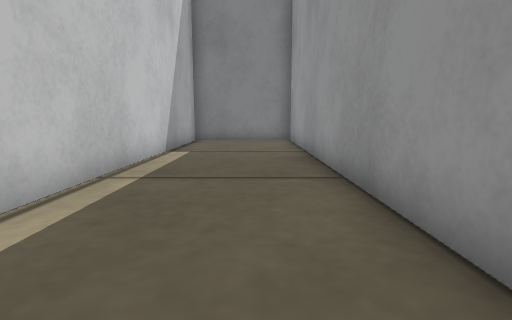
[1] (above)

18 first-person views from a walk through a Gazebo world. The camera is 0.5 m above the floor, tilts 8° down and sees 80° across. The floor is counted in squares, 0.5 m on a side. Each view is taken from the middle of a square. On the plan, view 1 faces up. The plan holds only what a view shows up to about 12 squares ahead; the rest is blank. Simple shapes stand in for some stock models. Surface patterns are stand-ins for the level's own textures.

[2]
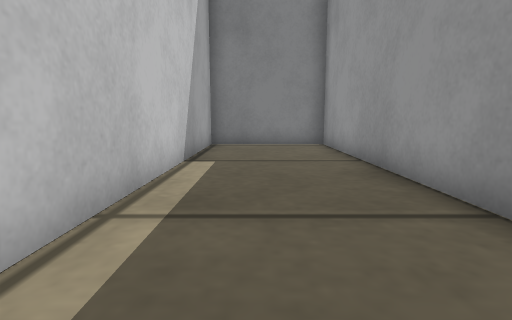

[3]
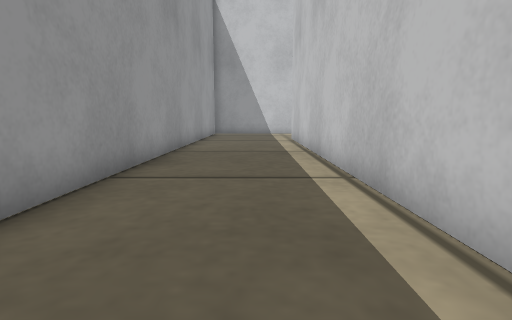

[4]
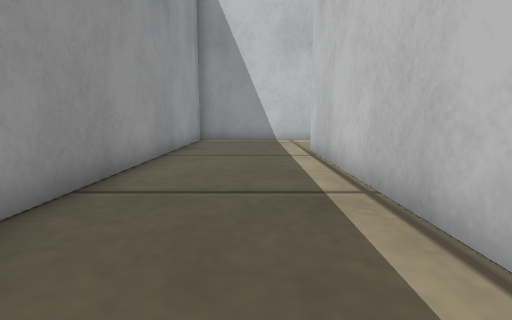

[5]
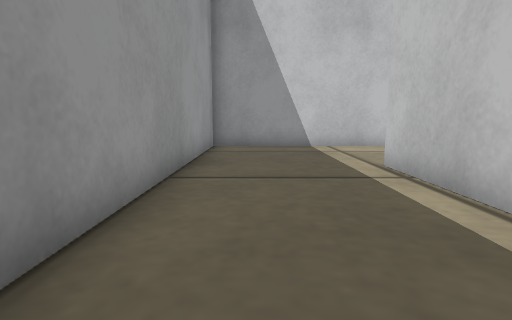

[6]
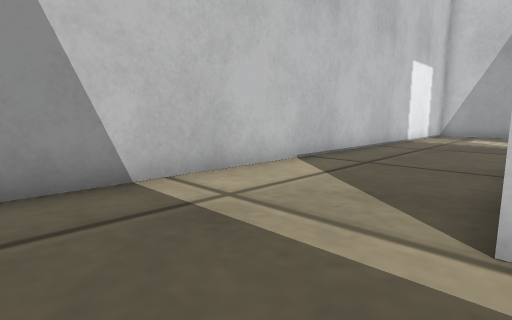

[7]
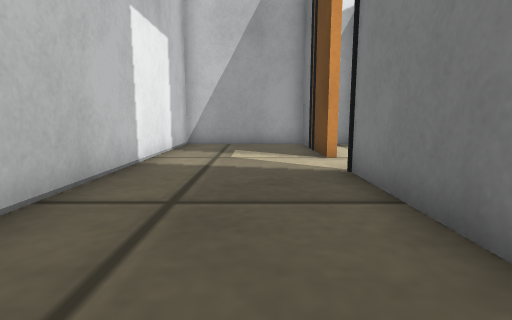

[8]
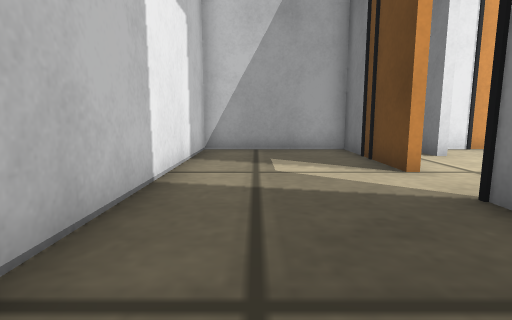

[9]
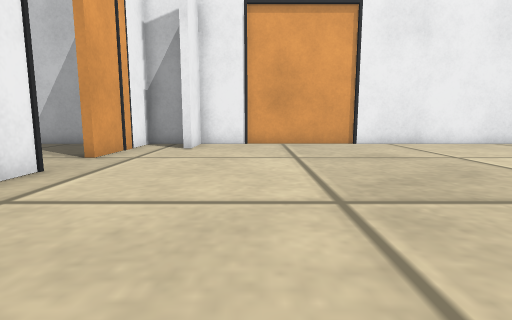

[10]
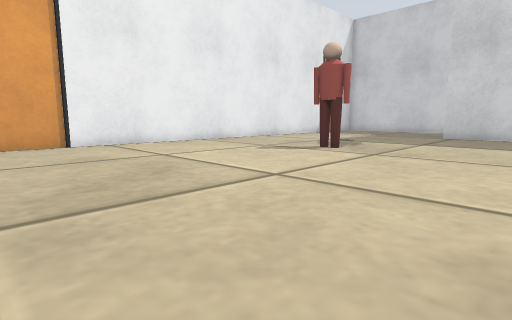

[11]
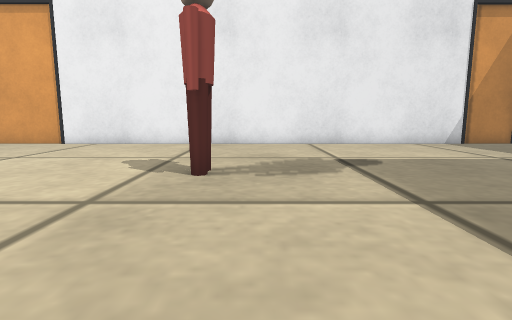

[12]
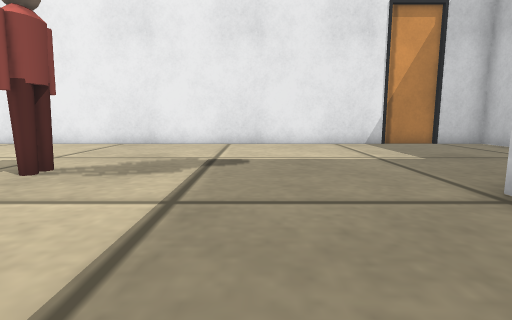

[13]
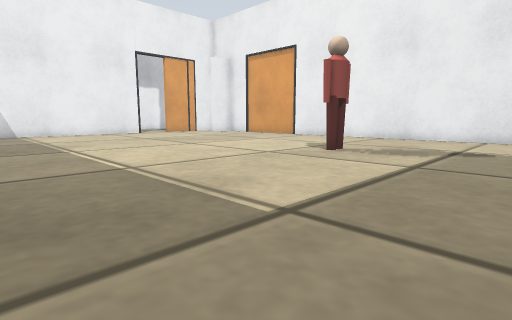

[14]
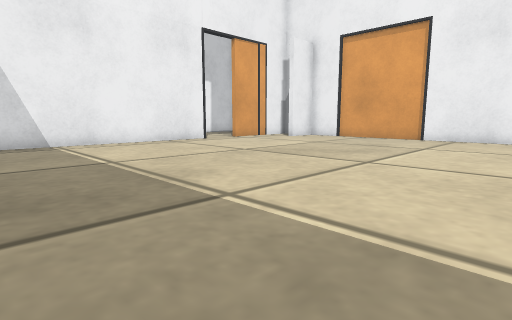

[15]
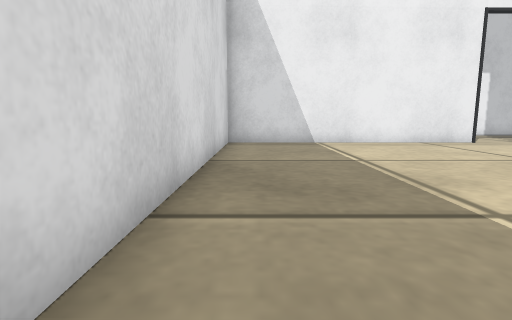

[16]
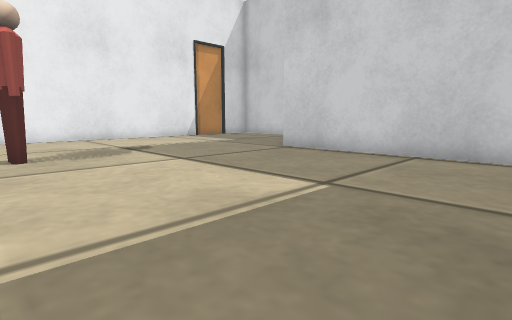

[17]
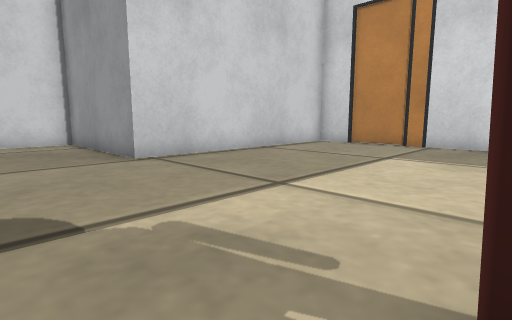

[18]
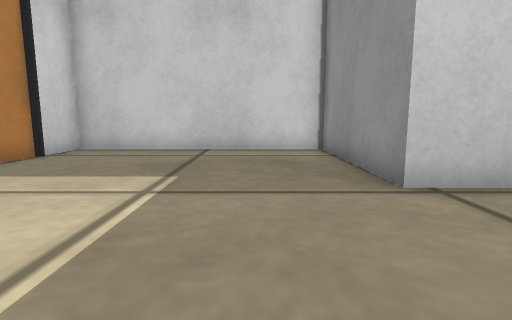

### Floor plan
Points are (right, up) in squares from view 1. A wall is a line through its corners. A room is listed if a view was taken in it or the views show most of it. See-through windows are left out.
Room 1 (views 1, 2, 3, 4, 5, 6, 7, 8)
walls: (-8.9, -8.2) (-12.6, -8.2); (-14.5, -8.2) (-18.6, -8.2); (-18.5, -7.9) (-18.5, -12.6) (1.5, -12.6) (1.5, 13.3) (-2.7, 13.3) (-2.7, -8.3)
ways out: opening at (-13.5, -8) to room 2
Room 2 (views 9, 10, 11, 12, 13, 14, 15, 16, 17, 18)
walls: (-2.9, 7.4) (-2.9, 12.6); (-16.8, -6.3) (-17.6, -6.3); (-3.5, 13.3) (-10.9, 13.2) (-10.9, 18.5) (-18.5, 18.5) (-18.5, -6.1) (-16.7, -6.1); (-12.6, -8) (-2.9, -8) (-2.9, 2.9); (-18.5, -6.4) (-18.5, -7.9); (-18.6, -8) (-14.5, -8)
ways out: opening at (-13.5, -8) to room 1
objects: person (-13, 6) to (-12, 6)

Where each view was taken, in squares from view 1:
view 1: 0 up, 0 right, facing up
view 2: 2 up, 1 left, facing up
view 3: 6 up, 1 left, facing down
view 4: 1 up, 1 left, facing down
view 5: 2 down, 0 right, facing down
view 6: 8 down, 0 right, facing down-left
view 7: 10 down, 7 left, facing left
view 8: 11 down, 9 left, facing left
view 9: 4 down, 7 left, facing left
view 10: 3 down, 7 left, facing up-left
view 11: 7 up, 7 left, facing left
view 12: 10 up, 7 left, facing left
view 13: 11 up, 4 left, facing down-left
view 14: 4 up, 4 left, facing down-left
view 15: 4 up, 4 left, facing down
view 16: 5 up, 4 left, facing up-left
view 17: 6 up, 14 left, facing up-right
view 18: 9 up, 13 left, facing up
